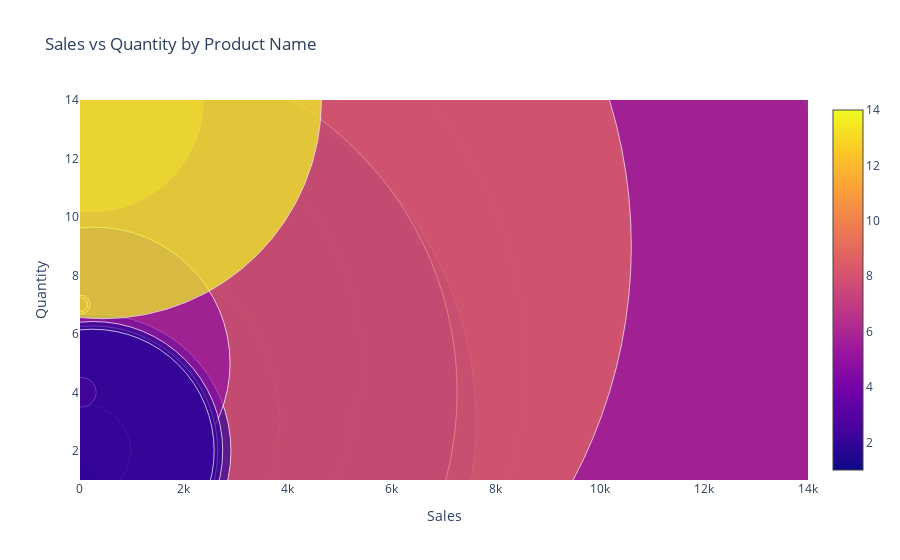

The notebook cell saved with this chart:
### Code cell
#Bubble Chart -Sales vs Quantity by Product Name
sales_quantity_product = go.Figure(go.Scatter(x=df['Sales'], y=df['Quantity'], mode='markers',
                                               marker=dict(size=df['Sales'], color=df['Quantity'], showscale=True)))
sales_quantity_product.update_layout(title='Sales vs Quantity by Product Name', xaxis_title='Sales', yaxis_title='Quantity')
sales_quantity_product.show()

### Figure 1 — Plotly figure (JSON) as saved in the notebook; plotly's stock layout.template omitted (floating-point values rounded to 4 significant figures; data arrays with more than 128 entries replaced by an {"elided": "..."} marker saying what was removed)
{"data": [{"marker": {"color": {"elided": "3203 int values"}, "showscale": true, "size": {"elided": "3203 float values"}}, "mode": "markers", "type": "scatter", "x": {"elided": "3203 float values"}, "y": {"elided": "3203 int values"}}], "layout": {"title": {"text": "Sales vs Quantity by Product Name"}, "xaxis": {"title": {"text": "Sales"}}, "yaxis": {"title": {"text": "Quantity"}}}}
